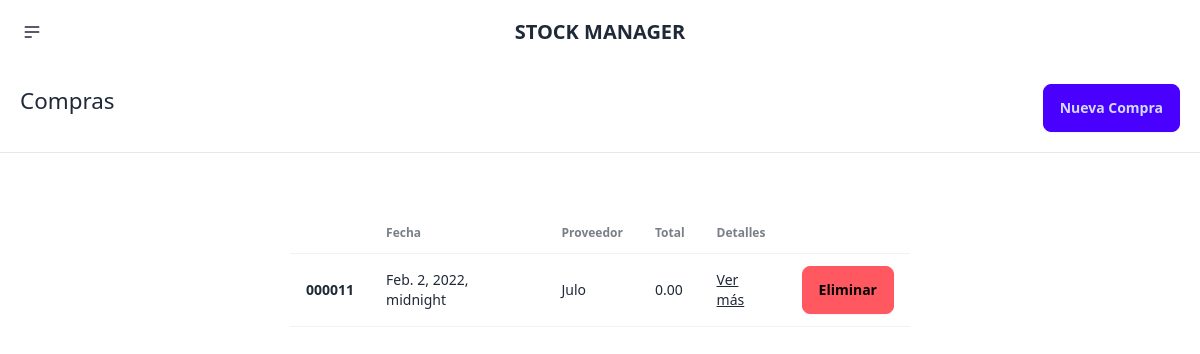
The app's page /stockmanager/compras/, older data.
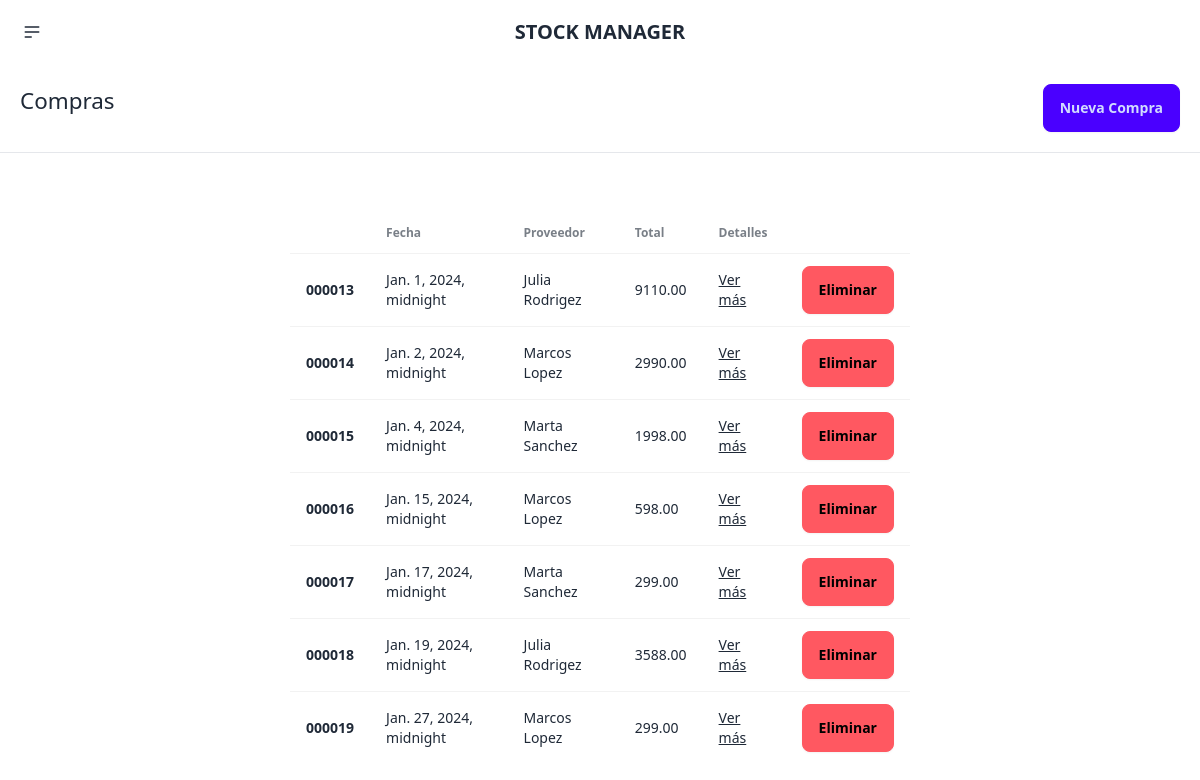
The same page, newer data.
### stockmanager/models.py (models this page shows, shortened)
class Compras(models.Model):
    CompraID = models.AutoField(primary_key=True)
    FechaCompra = models.DateTimeField()
    ProveedorID = models.ForeignKey(Proveedores, on_delete=models.CASCADE)
    Total = models.DecimalField(max_digits=10, decimal_places=2)

class Proveedores(models.Model):
    ProveedorID = models.AutoField(primary_key=True)
    Imagen = models.ImageField(null=True, blank=True, upload_to="images/")
    Nombre = models.CharField(max_length=255)
    Contacto = models.CharField(max_length=255)
    CorreoElectronico = models.CharField(max_length=255)
    Telefono = models.CharField(max_length=20)

### stockmanager/views.py (the view)
# urls.py: path('compras/', views.purchases_index, name='purchases_index'),
def purchases_index(response):
    purchases = Compras.objects.all()
    return render(response, 'compras/index.html', {
        'purchases':purchases,
        })

### stockmanager/templates/compras/index.html (shortened to what this page needs)
{% extends 'layouts/base.html' %}
{% load static %}
{% block content %}
<section class="sub-header">
  <h1 class="titulo-form">Compras</h1>
  <a href="{% url 'purchase_new' %}"><button class="btn btn-primary">Nueva Compra</button></a>
</section>
<hr>
<section class="section-table">
    <div class="overflow-x-auto">
        <table class="table">
          <thead>
            <tr>
              <th></th>
              <th>Fecha</th>
              <th>Proveedor</th>
              <th>Total</th>
              <th>Detalles</th>
              <th></th>
            </tr>
          </thead>
          <tbody>
            {% for purchase in purchases %}
            <tr>
              <th>0000{{purchase.CompraID}}</th>
              <td>{{purchase.FechaCompra}}</td>
              <td>{{purchase.ProveedorID.Nombre}}</td>
              <td>{{purchase.Total}}</td>
              <td><a href="{% url 'purchase_get' purchase.CompraID %}" class="link">Ver más</a></td>
              <td> <form action="{% url 'purchase_delete' purchase.CompraID %}" method="POST">
                <button class="btn btn-error">Eliminar</button>
              </form></td>
            </tr>
            {% endfor %}
          </tbody>
        </table>
      </div>
</section>
{% endblock %}

Row changes from the older to the newer data that the page shows:
removed Compras: CompraID "11", FechaCompra "Feb. 2, 2022, midnight", ProveedorID.Nombre "Julo", Total "0.00"
added Compras: CompraID "13", FechaCompra "Jan. 1, 2024, midnight", ProveedorID.Nombre "Julia Rodrigez", Total "9110.00"
added Compras: CompraID "14", FechaCompra "Jan. 2, 2024, midnight", ProveedorID.Nombre "Marcos Lopez", Total "2990.00"
added Compras: CompraID "15", FechaCompra "Jan. 4, 2024, midnight", ProveedorID.Nombre "Marta Sanchez", Total "1998.00"
added Compras: CompraID "16", FechaCompra "Jan. 15, 2024, midnight", ProveedorID.Nombre "Marcos Lopez", Total "598.00"
added Compras: CompraID "17", FechaCompra "Jan. 17, 2024, midnight", ProveedorID.Nombre "Marta Sanchez", Total "299.00"
added Compras: CompraID "18", FechaCompra "Jan. 19, 2024, midnight", ProveedorID.Nombre "Julia Rodrigez", Total "3588.00"
added Compras: CompraID "19", FechaCompra "Jan. 27, 2024, midnight", ProveedorID.Nombre "Marcos Lopez", Total "299.00"
